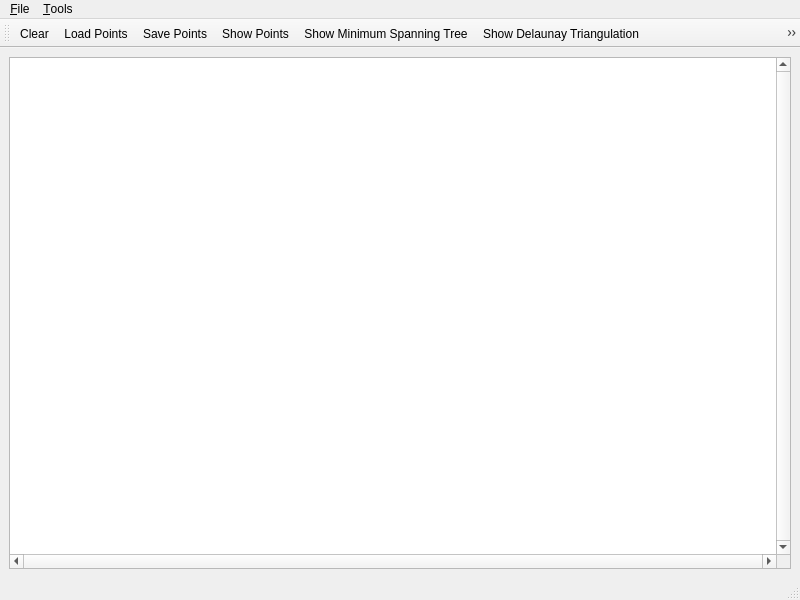
<?xml version="1.0" encoding="UTF-8"?>
<ui version="4.0">
	<author>Suraj Yadav</author>
	<class>EMST2DWindow</class>
	<widget class="QMainWindow" name="EMST2DWindow">
		<property name="geometry">
			<rect>
				<x>0</x>
				<y>0</y>
				<width>800</width>
				<height>600</height>
			</rect>
		</property>
		<property name="windowTitle">
			<string>CGAL EMST2DWindow</string>
		</property>
		<property name="windowIcon">
			<iconset resource="C:/ExtLibs/CGAL-4.9/demo/resources/CGAL.qrc">
				<normaloff>:/cgal/logos/cgal_icon</normaloff>:/cgal/logos/cgal_icon</iconset>
		</property>
		<widget class="QWidget" name="centralwidget">
			<layout class="QGridLayout">
				<item row="0" column="0">
					<widget class="QGraphicsView" name="graphicsView">
						<property name="enabled">
							<bool>true</bool>
						</property>
						<property name="focusPolicy">
							<enum>Qt::StrongFocus</enum>
						</property>
						<property name="verticalScrollBarPolicy">
							<enum>Qt::ScrollBarAlwaysOn</enum>
						</property>
						<property name="horizontalScrollBarPolicy">
							<enum>Qt::ScrollBarAlwaysOn</enum>
						</property>
						<property name="transformationAnchor">
							<enum>QGraphicsView::NoAnchor</enum>
						</property>
					</widget>
				</item>
			</layout>
		</widget>
		<widget class="QStatusBar" name="statusbar" />
		<widget class="QToolBar" name="fileToolBar">
			<property name="windowTitle">
				<string>File Tools</string>
			</property>
			<attribute name="toolBarArea">
				<enum>TopToolBarArea</enum>
			</attribute>
			<attribute name="toolBarBreak">
				<bool>false</bool>
			</attribute>
			<addaction name="actionClear" />
			<addaction name="actionLoadPoints" />
			<addaction name="actionSavePoints" />
			<addaction name="actionShowPoints" />
      <addaction name="actionShowMST" />
			<addaction name="actionShowDelaunay" />
			<addaction name="actionShowVoronoi" />
			<addaction name="actionRecenter" />
		</widget>
		<widget class="QMenuBar" name="menubar">
			<property name="geometry">
				<rect>
					<x>0</x>
					<y>0</y>
					<width>800</width>
					<height>26</height>
				</rect>
			</property>
			<widget class="QMenu" name="menuFile">
				<property name="title">
					<string>&amp;File</string>
				</property>
				<addaction name="separator" />
				<addaction name="actionClear" />
				<addaction name="actionLoadPoints" />
				<addaction name="actionSavePoints" />
				<addaction name="actionExport_SVG" />
				<addaction name="separator" />
				<addaction name="actionQuit" />
			</widget>
			<widget class="QMenu" name="menuTools">
				<property name="title">
					<string>&amp;Tools</string>
				</property>
				<addaction name="actionShowPoints" />
        <addaction name="actionShowMST" />
				<addaction name="actionShowDelaunay" />
				<addaction name="actionShowVoronoi" />
				<addaction name="separator" />
				<addaction name="actionRecenter" />
			</widget>
			<addaction name="menuFile" />
			<addaction name="menuTools" />
		</widget>
		<action name="actionAbout">
			<property name="text">
				<string>&amp;About</string>
			</property>
		</action>
		<action name="actionAboutCGAL">
			<property name="text">
				<string>About &amp;CGAL</string>
			</property>
		</action>
		<action name="actionExport_SVG">
			<property name="text">
				<string>&amp;Export SVG...</string>
			</property>
		</action>
		<action name="actionQuit">
			<property name="text">
				<string>&amp;Quit</string>
			</property>
			<property name="shortcut">
				<string>Ctrl+Q</string>
			</property>
		</action>
		<action name="actionClear">
			<property name="icon">
				<iconset resource="C:/ExtLibs/CGAL-4.9/demo/icons/File.qrc">
					<normaloff>:/cgal/fileToolbar/fileNew.png</normaloff>:/cgal/fileToolbar/fileNew.png</iconset>
			</property>
			<property name="text">
				<string>&amp;Clear</string>
			</property>
			<property name="shortcut">
				<string>Ctrl+C</string>
			</property>
		</action>
		<action name="actionShowPoints">
			<property name="checkable">
				<bool>true</bool>
			</property>
			<property name="checked">
				<bool>false</bool>
			</property>
			<property name="icon">
				<iconset>
					<normaloff>C:/ExtLibs/CGAL-4.9/demo/icons/Points.png</normaloff>C:/ExtLibs/CGAL-4.9/demo/icons/Points.png</iconset>
			</property>
			<property name="text">
				<string>Show &amp;Points</string>
			</property>
			<property name="shortcut">
				<string>Ctrl+P</string>
			</property>
		</action>
    <action name="actionShowMST">
			<property name="checkable">
				<bool>true</bool>
			</property>
			<property name="checked">
				<bool>false</bool>
			</property>
			<property name="icon">
				<iconset>
					<normaloff>C:/ExtLibs/CGAL-4.9/demo/icons/Minimum_Spanning_Tree.png</normaloff>C:/ExtLibs/CGAL-4.9/demo/icons/Minimum_Spanning_Tree.png</iconset>
			</property>
			<property name="text">
				<string>Show &amp;Minimum Spanning Tree</string>
			</property>
			<property name="shortcut">
				<string>Ctrl+M</string>
			</property>
		</action>
		<action name="actionShowVoronoi">
			<property name="checkable">
				<bool>true</bool>
			</property>
			<property name="checked">
				<bool>false</bool>
			</property>
			<property name="icon">
				<iconset>
					<normaloff>C:/ExtLibs/CGAL-4.9/demo/icons/Voronoi_diagram_2.png</normaloff>C:/ExtLibs/CGAL-4.9/demo/icons/Voronoi_diagram_2.png</iconset>
			</property>
			<property name="text">
				<string>Show &amp;Voronoi Diagram</string>
			</property>
			<property name="shortcut">
				<string>Ctrl+V</string>
			</property>
		</action>
		<action name="actionShowDelaunay">
			<property name="checkable">
				<bool>true</bool>
			</property>
			<property name="icon">
				<iconset>
					<normaloff>C:/ExtLibs/CGAL-4.9/demo/icons/Delaunay_triangulation_2.png</normaloff>C:/ExtLibs/CGAL-4.9/demo/icons/Delaunay_triangulation_2.png</iconset>
			</property>
			<property name="text">
				<string>Show &amp;Delaunay Triangulation</string>
			</property>
			<property name="shortcut">
				<string>Ctrl+D</string>
			</property>
		</action>
		<action name="actionLoadPoints">
			<property name="icon">
				<iconset resource="C:/ExtLibs/CGAL-4.9/demo/icons/File.qrc">
					<normaloff>:/cgal/fileToolbar/fileOpen.png</normaloff>:/cgal/fileToolbar/fileOpen.png</iconset>
			</property>
			<property name="text">
				<string>&amp;Load Points...</string>
			</property>
			<property name="shortcut">
				<string>Ctrl+O</string>
			</property>
		</action>
		<action name="actionSavePoints">
			<property name="icon">
				<iconset resource="C:/ExtLibs/CGAL-4.9/demo/icons/File.qrc">
					<normaloff>:/cgal/fileToolbar/fileSave.png</normaloff>:/cgal/fileToolbar/fileSave.png</iconset>
			</property>
			<property name="text">
				<string>&amp;Save Points...</string>
			</property>
			<property name="shortcut">
				<string>Ctrl+S</string>
			</property>
		</action>
		<action name="actionRecenter">
			<property name="icon">
				<iconset resource="C:/ExtLibs/CGAL-4.9/demo/icons/Input.qrc">
					<normaloff>:/cgal/Input/zoom-best-fit</normaloff>:/cgal/Input/zoom-best-fit</iconset>
			</property>
			<property name="text">
				<string>Re&amp;center the viewport</string>
			</property>
			<property name="shortcut">
				<string>Ctrl+R</string>
			</property>
		</action>
	</widget>
	<resources>
		<include location="C:/ExtLibs/CGAL-4.9/demo/Triangulation_2/Delaunay_triangulation_2.qrc" />
		<include location="C:/ExtLibs/CGAL-4.9/demo/icons/File.qrc" />
		<include location="C:/ExtLibs/CGAL-4.9/demo/resources/CGAL.qrc" />
		<include location="C:/ExtLibs/CGAL-4.9/demo/icons/Triangulation_2.qrc" />
		<include location="C:/ExtLibs/CGAL-4.9/demo/icons/Input.qrc" />
	</resources>
	<connections/>
</ui>
